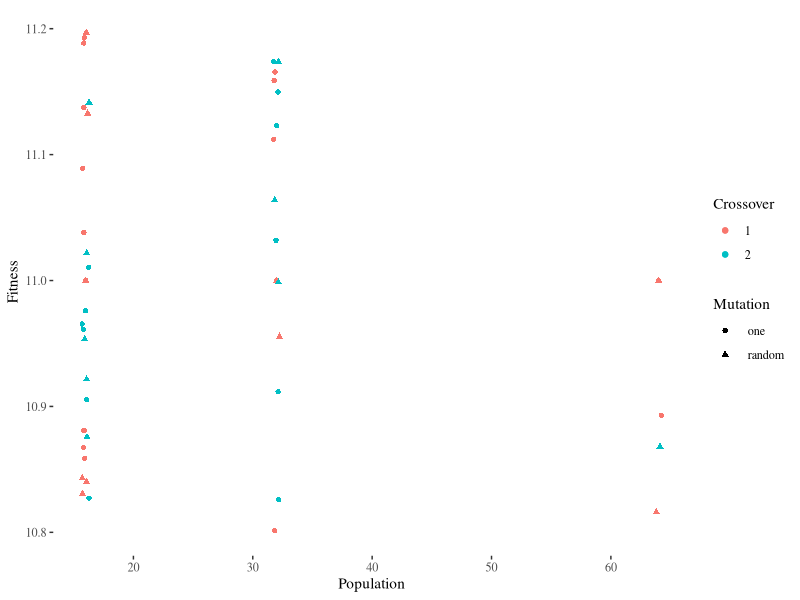
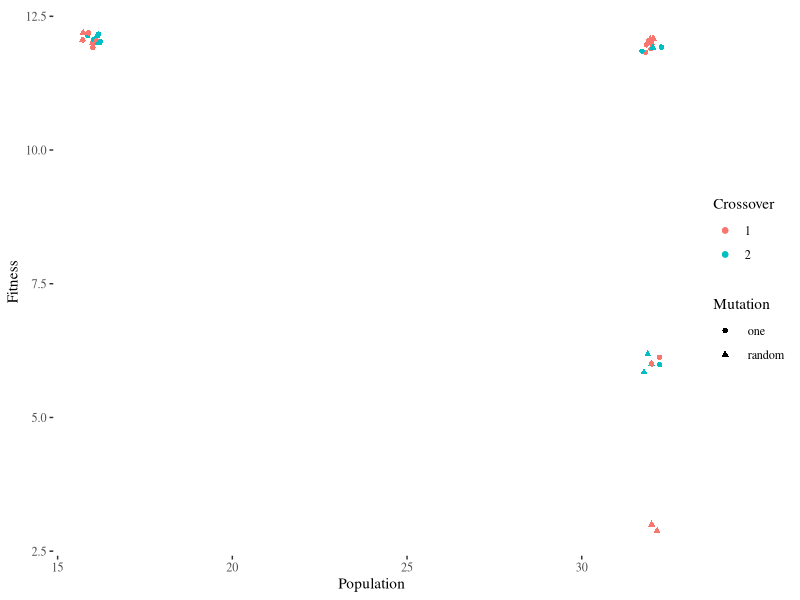
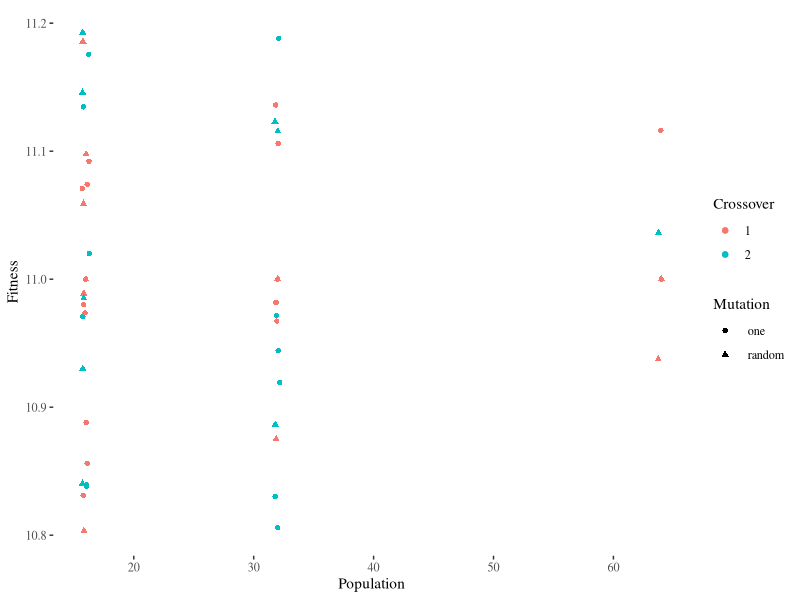
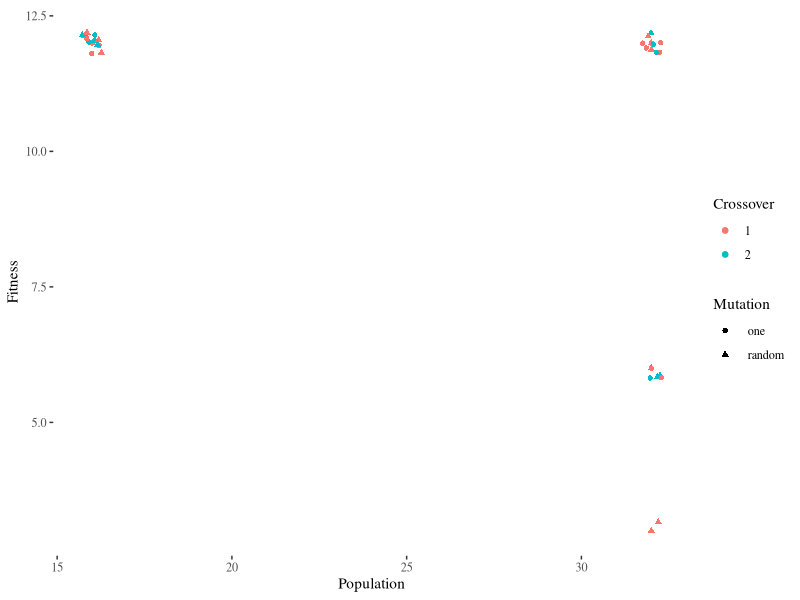

Write R code to recreate these figures, in order.
library(ggplot2)
library(ggthemes)

data <- read.csv("all_results.csv")
data$Crossover <- as.factor(data$Crossover)
data.web <- data[data$Web == "Static",]

ggplot(data.web, aes(x=Population,y=Fitness,color=Crossover,shape=Mutation)) + geom_point()+ theme_tufte()+ geom_jitter(width = 0.3, height=0.2)
ggsave("static.png")

data.juice <- data[data$Web == "Juice Shop",]

ggplot(data.juice, aes(x=Population,y=Fitness,color=Crossover,shape=Mutation)) + geom_point()+ theme_tufte()+ geom_jitter(width = 0.3, height=0.2)
ggsave("juice-shop.png")
